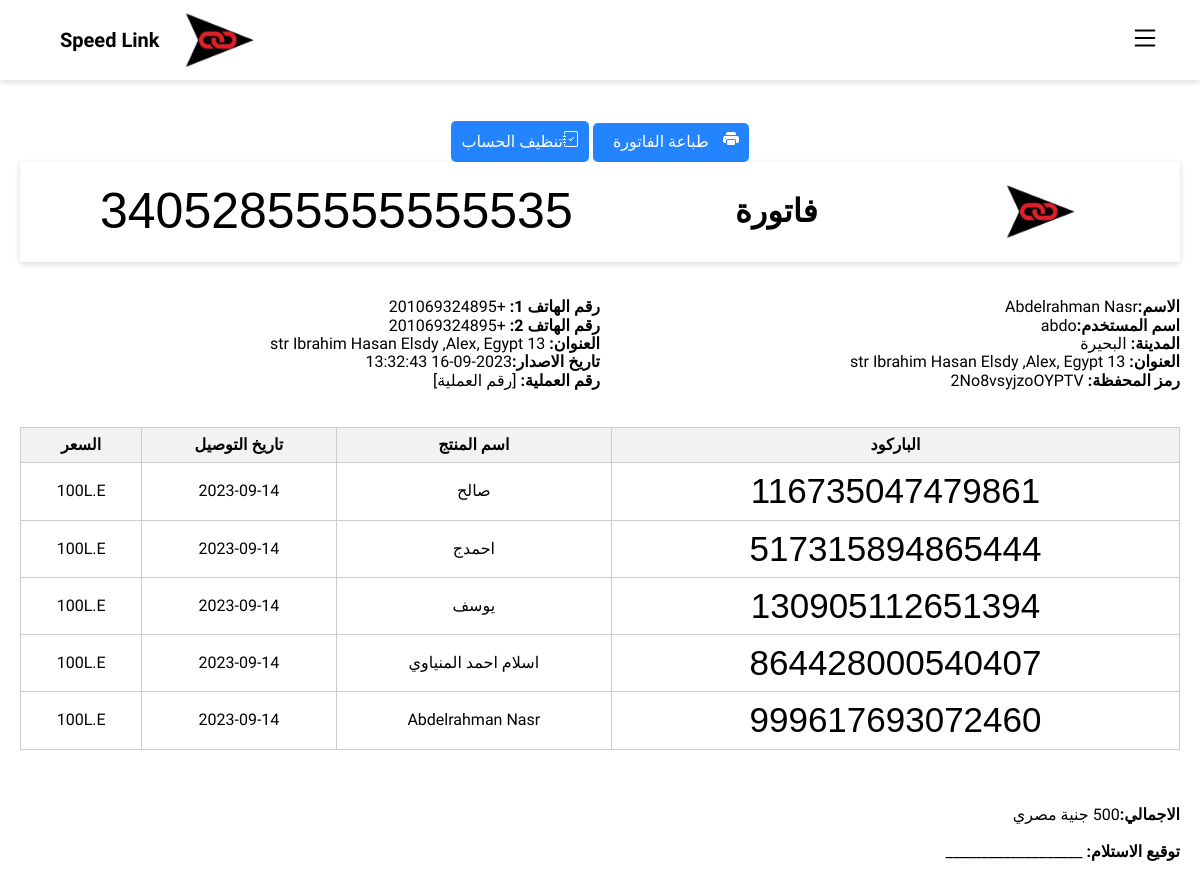
Page /exp/1 on the earlier database version.
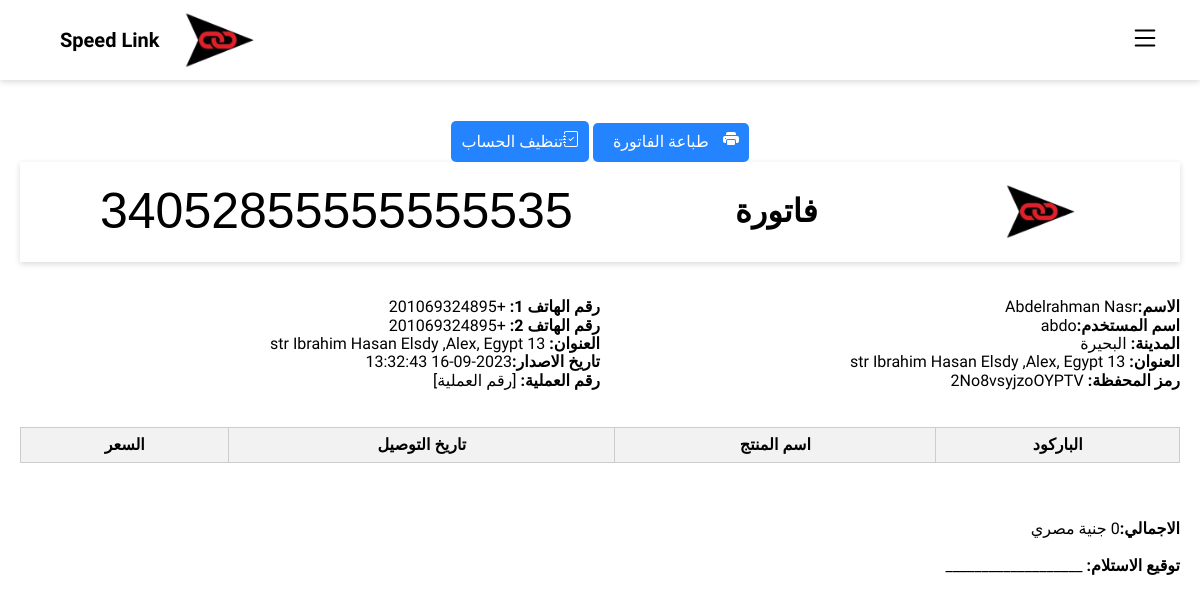
Same page on the later database version.
### app.py (models this page shows)
class Shipment(db.Model):
    id = db.Column(db.Integer, primary_key=True)
    barcode = db.Column(db.String(15))
    shipper_username = db.Column(db.Integer)
    status = db.Column(db.String(50))
    delivery_id = db.Column(db.Integer)
    shipper_name = db.Column(db.String(100))
    shipper_phone_1 = db.Column(db.String(11))
    shipper_phone_2 = db.Column(db.String(11))
    shipper_address = db.Column(db.String(200))
    shipper_city = db.Column(db.String(100))
    shipper_wallet_code = db.Column(db.String(15))
    shipper_note = db.Column(db.Text)
    recipient_name = db.Column(db.String(100))
    recipient_phone_1 = db.Column(db.String(15))
    recipient_phone_2 = db.Column(db.String(15))
    recipient_address = db.Column(db.String(200))
    recipient_city = db.Column(db.String(100))
    recipient_note = db.Column(db.Text)
    pprice = db.Column(db.Integer)
    dprice = db.Column(db.Integer)
    tprice = db.Column(db.Integer)
    shipment_status = db.Column(db.String(100))
    date = db.Column(db.String(23))
    delivery_date = db.Column(db.String(23) )
    aws_code = db.Column(db.String(25))
    how = db.Column(db.String(25))
    isprint = db.Column(db.Integer)
    issend = db.Column(db.Integer)

### app.py (the view)
@app.route("/exp/<int:id>")
def exp(id):
    user = Shippers.query.filter_by(id=id).first()
    ship = Shipment.query.filter_by(shipper_username = user.username,shipment_status='تم توصيل الشحنة',issend=None).all()
    ship = ship[::-1]
    p = 0
    for x in ship:
        p +=x.pprice
    return render_template('exp.html',user=user,date = get_current_time(),ship = ship,tp = p)

### app.py (called while the page is built)
def get_current_time():
    egypt_timezone = pytz.timezone('Africa/Cairo')
    current_time = datetime.datetime.now(egypt_timezone)
    current_time = current_time.replace(microsecond=0, tzinfo=None)
    return current_time

### templates/exp.html (shortened to what the changed rows need)
{% extends 'base.html' %}
{% block content %}
<div class="invoice" id="invoice">
    <div class="header">
        <div class="title">
            <h1>فاتورة</h1>
        </div>
    </div>
    <br><br>
    <br><br>
    <table class="product-table" style="width: 100%; border-collapse: collapse; margin-bottom: 20px;">
        <tr>
            <th style="border: 1px solid #ccc; padding: 8px; text-align: center; background-color: #f2f2f2;">الباركود</th>
            <th style="border: 1px solid #ccc; padding: 8px; text-align: center; background-color: #f2f2f2;">اسم المنتج</th>
            <th style="border: 1px solid #ccc; padding: 8px; text-align: center; background-color: #f2f2f2;">تاريخ التوصيل</th>
            <th style="border: 1px solid #ccc; padding: 8px; text-align: center; background-color: #f2f2f2;">السعر</th>
        </tr>
        {% for s in ship %}
        <tr>
            <td style="border: 1px solid #ccc; padding: 8px; text-align: center;"><p class="barcode" style="font-size: 35px;">{{ s.barcode }}</p></td>
            <td style="border: 1px solid #ccc; padding: 8px; text-align: center;">{{ s.recipient_name }}</td>
            <td style="border: 1px solid #ccc; padding: 8px; text-align: center;">{{ s.delivery_date }}</td>
            <td style="border: 1px solid #ccc; padding: 8px; text-align: center;">{{ s.pprice }}L.E</td>
        </tr>
        {% endfor %}
    </table>
    <br><br>
<br>
</div>
{% endblock %}

Differences in the rows shown:
no longer on this page (row edited): Shipment: barcode "116735047479861", recipient_name "صالح", delivery_date "2023-09-14", pprice "100"
no longer on this page (row edited): Shipment: barcode "517315894865444", recipient_name "احمدج", delivery_date "2023-09-14", pprice "100"
no longer on this page (row edited): Shipment: barcode "130905112651394", recipient_name "يوسف", delivery_date "2023-09-14", pprice "100"
no longer on this page (row edited): Shipment: barcode "864428000540407", recipient_name "اسلام احمد المنياوي", delivery_date "2023-09-14", pprice "100"
no longer on this page (row edited): Shipment: barcode "999617693072460", recipient_name "Abdelrahman Nasr", delivery_date "2023-09-14", pprice "100"
